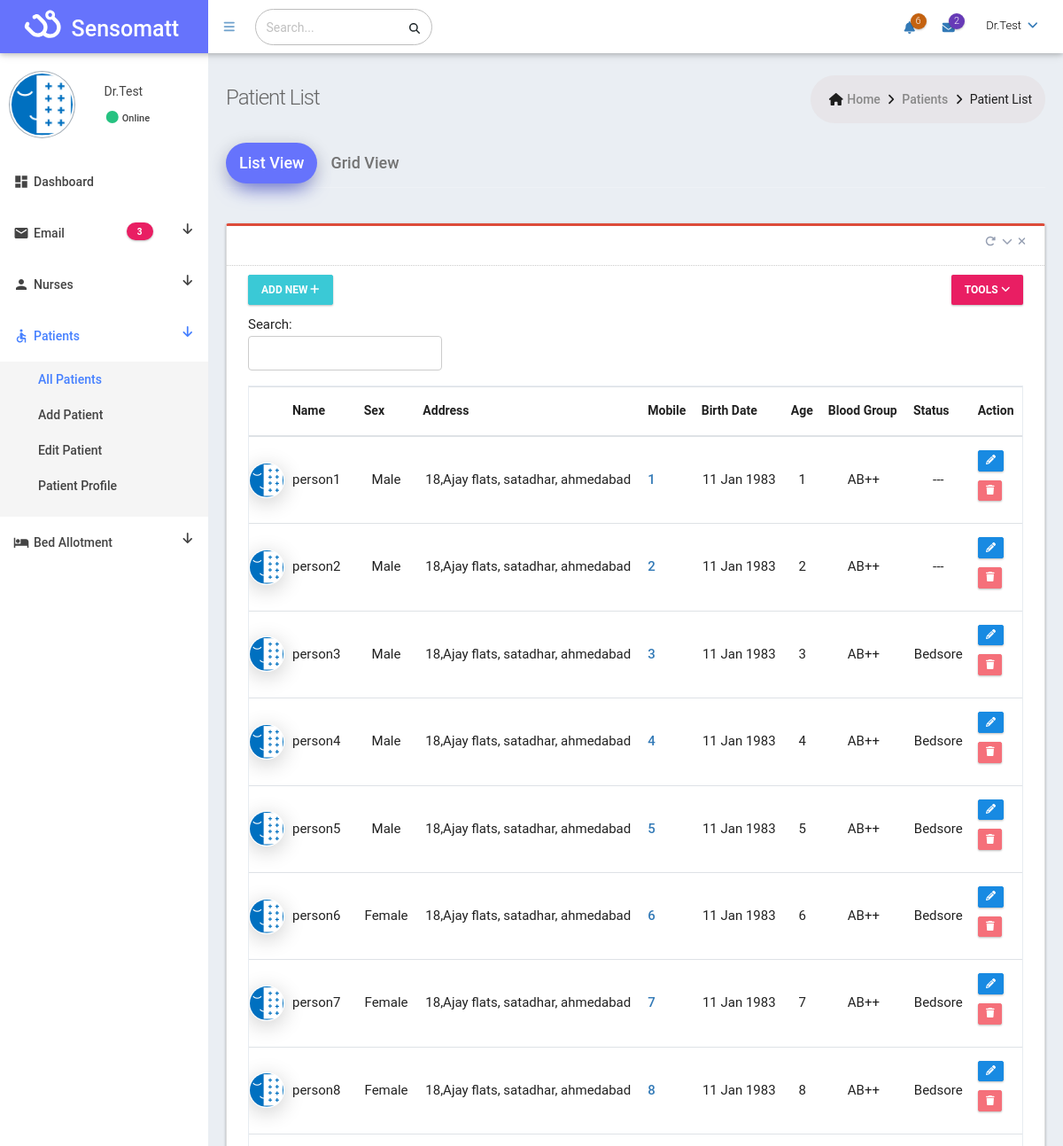
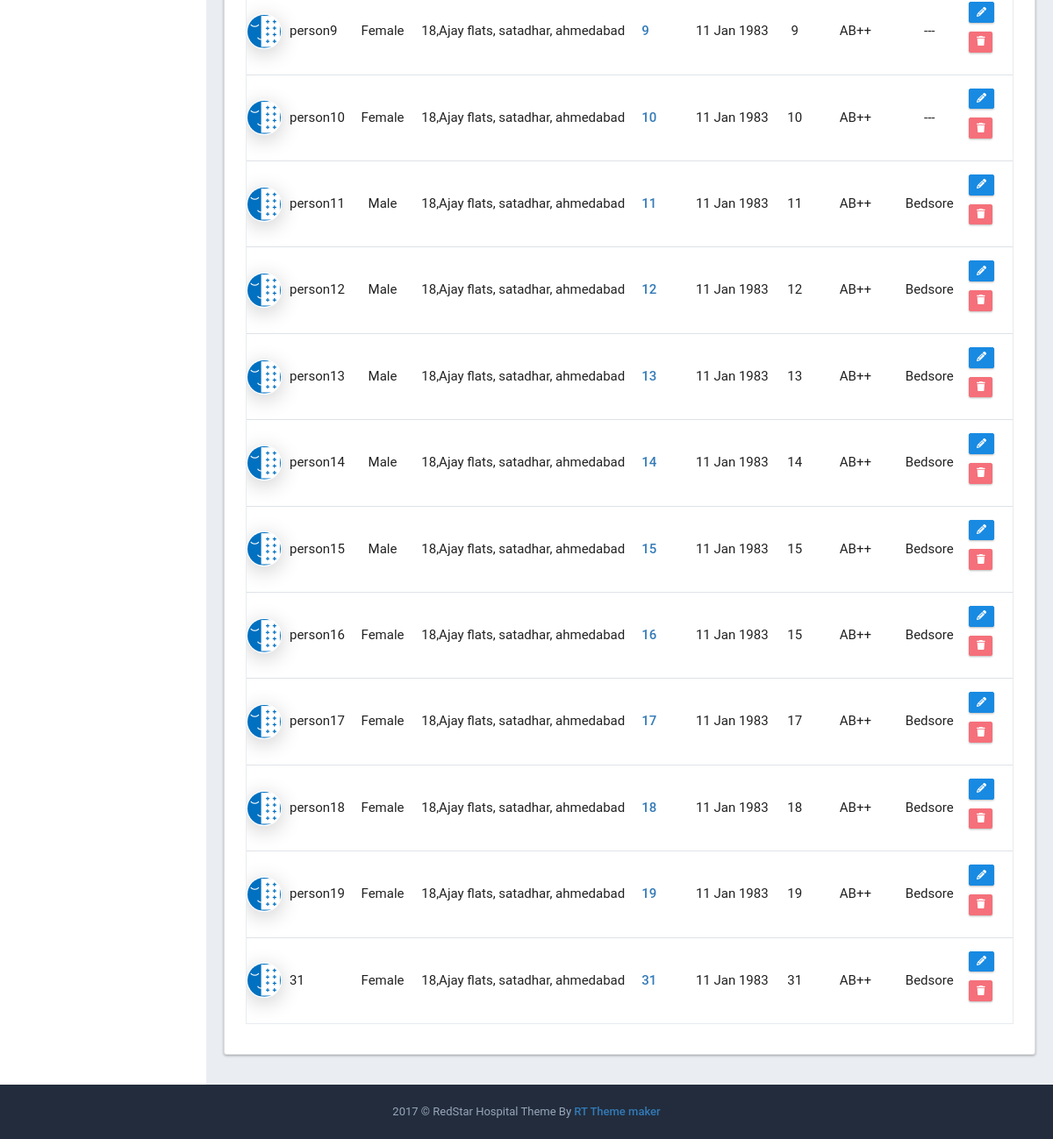
/panel/temp/all_patients/, run on the app's committed database (2 pictures, top to bottom).
### models/models.py (models this page shows, shortened)
class Bed(models.Model):
    number = models.IntegerField(null=False, blank=False)
    nurse = models.ForeignKey(Nurse, on_delete=models.SET_NULL, null=True)
    bedsore = models.ImageField(upload_to='bedsores', null=True, blank=True)

class Person(models.Model):
    name = models.CharField(max_length=50, null=False, blank=False)
    mobile = models.IntegerField(null=False, blank=False, unique=True)
    age = models.SmallIntegerField(null=False, blank=False)
    gender = models.CharField(max_length=1, choices=(('M', 'Male'), ('F', 'Female')), null=False)
    sickness = models.CharField(max_length=30, null=True, default="")
    bed = models.OneToOneField(Bed, on_delete=models.CASCADE, default=None, null=True)

### panel/views.py (the view)
# urls.py: path(r'temp/all_patients/', views.all_patients),
@csrf_protect
def all_patients(request):
    patients = []
    try:
        if request.method == "POST":
            data = request.POST.get('data')
            for i in Person.objects.filter(Q(name__contains=data) | Q(mobile__contains=data) | Q(age__contains=data)):
                patients.extend([(i.id, i.name, i.mobile, i.age, i.gender, i.sickness, i.bed)])
            return render(request, 'temp/all_patients.html', {'patients': patients, 'value': 'patients', 'search': 'true'})
        else:
            for i in Person.objects.all():
                patients.extend([(i.id, i.name, i.mobile, i.age, i.gender, i.sickness, i.bed)])
            return render(request, 'temp/all_patients.html', {'patients': patients, 'value': 'patients'})
    except Exception as e:
        return HttpResponse(e.args)

### panel/templates/temp/all_patients.html (shortened to what this page needs)
{% load static %}
<!DOCTYPE html>
<html lang="en" dir="ltr">
    <head>
        <link href="{% static 'css/temp/simple-line-icons.min.css' %}" rel="stylesheet" type="text/css">
        <link rel="stylesheet" href="{% static 'css/fontawesome/css/all.css' %}">
        <link href="{% static 'css/temp/bootstrap.min.css' %}" rel="stylesheet" type="text/css">
        <link rel="stylesheet" href="{% static 'material.min.css' %}">
        <link rel="stylesheet" href="{% static 'material_style.css' %}">
        <link href="{% static 'css/temp/theme_style.css' %}" rel="stylesheet" id="rt_style_components" type="text/css">
        <link href="{% static 'css/temp/plugins.min.css' %}" rel="stylesheet" type="text/css">
        <link href="{% static 'css/temp/style.css' %}" rel="stylesheet" type="text/css">
        <link href="{% static 'css/temp/responsive.css' %}" rel="stylesheet" type="text/css">
        <link href="{% static 'css/temp/theme-color.css' %}" rel="stylesheet" type="text/css">
    </head>
    <body class="page-header-fixed sidemenu-closed-hidelogo page-content-white page-md header-white white-sidebar-color logo-indigo">
    	<div class="page-wrapper">
    		<div class="page-header navbar navbar-fixed-top">
    			<div class="page-header-inner ">
    				<div class="page-logo">
    					<a href="index">
    						<span class="fas fa-stethoscope logo-icon" style="transform: rotate(-45deg);"></span>
    						<span class="logo-default">Sensomatt</span> </a>
    				</div>
    				<ul class="nav navbar-nav navbar-left in">
    					<li><a href="#" class="menu-toggler sidebar-toggler"><i class="fas fa-bars"></i></a></li>
    				</ul>
    				<form class="search-form-opened" action="#" method="GET">
    					<div class="input-group">
    						<input type="text" class="form-control" placeholder="Search..." name="query">
    						<span class="input-group-btn">
    							<a href="javascript:;" class="btn submit">
    								<i class="fas fa-search"></i>
    							</a>
    						</span>
    					</div>
    				</form>
    				<div class="top-menu">
    					<ul class="nav navbar-nav float-right">
    						<li class="dropdown dropdown-extended dropdown-notification" id="header_notification_bar">
    							<a href="javascript:;" class="dropdown-toggle" data-toggle="dropdown" data-hover="dropdown" data-close-others="true">
    								<i class="fas fa-bell"></i>
    								<span class="badge headerBadgeColor1"> 6 </span>
    							</a>
    						</li>
    						<li class="dropdown dropdown-extended dropdown-inbox" id="header_inbox_bar">
    							<a href="javascript:;" class="dropdown-toggle" data-toggle="dropdown" data-hover="dropdown" data-close-others="true">
    								<i class="fas fa-envelope"></i>
    								<span class="badge headerBadgeColor2"> 2 </span>
    							</a>
    						</li>
    						<li class="dropdown dropdown-user">
    							<a href="javascript:;" class="dropdown-toggle" data-toggle="dropdown" data-hover="dropdown" data-close-others="true">
    								<span class="username username-hide-on-mobile"> Dr.Test </span>
    								<i class="fas fa-angle-down"></i>
    							</a>
    						</li>
    					</ul>
    				</div>
    			</div>
    		</div>
    		<div class="page-container">
                <div class="sidebar-container">
    				<div class="sidemenu-container navbar-collapse collapse fixed-menu">
    					<div id="remove-scroll" class="left-sidemenu">
                            <ul class="sidemenu  page-header-fixed slimscroll-style" data-keep-expanded="false"
    							data-auto-scroll="true" data-slide-speed="200" style="padding-top: 20px">
    							<li class="sidebar-user-panel">
    								<div class="user-panel">
    									<div class="image float-left">
    										<img src="{% static 'img/logo.png' %}" class="img-circle user-img-circle" alt="User Image" />
    									</div>
    									<div class="info float-right">
    										<p> Dr.Test</p>
    										<a href="#"><i class="fa fa-circle user-online"></i><span class="txtOnline">
    												Online</span></a>
    									</div>
    								</div>
    							</li>
    							<li class="nav-item ">
    								<a href="/panel/temp/index" class="nav-link nav-toggle">
    									<i class="material-icons">dashboard</i>
    									<span class="title">Dashboard</span>
    								</a>
    							</li>
    							<li class="nav-item">
    								<a href="" class="nav-link nav-toggle">
    									<i class="material-icons">email</i>
    									<span class="title">Email</span>
    									<span class="fas fa-arrow-down float-right"></span>
    									<span class="label label-rouded label-menu deepPink-bgcolor">3</span>
    								</a>
    							</li>
    							<li class="nav-item ">
    								<a href="" class="nav-link nav-toggle"> <i class="material-icons">person</i>
    									<span class="title">Nurses</span>
                                        <span class="fas fa-arrow-down float-right"></span>
    								</a>
    							</li>
    							<li class="nav-item open active ">
    								<a href="#" class="nav-link nav-toggle"> <i class="material-icons">accessible</i>
    									<span class="title">Patients</span>
                                        <span class="fas fa-arrow-down float-right"></span>
    								</a>
    								<ul class="sub-menu">
    									<li class="nav-item open ">
    										<a href="/panel/temp/all_patients" class="nav-link "> <span class="title">All
    												Patients</span>
    										</a>
    									</li>
    									<li class="nav-item  ">
    										<a href="/panel/temp/add_patient" class="nav-link "> <span class="title">Add
    												Patient</span>
    										</a>
    									</li>
    									<li class="nav-item  ">
    										<a href="/panel/temp/edit_patient" class="nav-link "> <span class="title">Edit
    												Patient</span>
    										</a>
    									</li>
    									<li class="nav-item  ">
    										<a href="/panel/temp/patient_profile" class="nav-link "> <span class="title">Patient
    												Profile</span>
    										</a>
    									</li>
    								</ul>
    							</li>
    							<li class="nav-item  ">
    								<a href="#" class="nav-link nav-toggle"> <i class="material-icons">hotel</i>
    									<span class="title">Bed Allotment</span>
                                        <span class="fas fa-arrow-down float-right"></span>
    								</a>
    							</li>
    						</ul>
    					</div>
    				</div>
    			</div>
                <div class="page-content-wrapper">
    				<div class="page-content">
    					<div class="page-bar">
    						<div class="page-title-breadcrumb">
    							<div class=" float-left">
    								<div class="page-title">Patient List</div>
    							</div>
    							<ol class="breadcrumb page-breadcrumb float-right">
    								<li><i class="fa fa-home"></i>&nbsp;<a class="parent-item"
    										href="index">Home</a>&nbsp;<i class="fa fa-angle-right"></i>
    								</li>
    								<li><a class="parent-item" href="">Patients</a>&nbsp;<i class="fa fa-angle-right"></i>
    								</li>
    								<li class="active">Patient List</li>
    							</ol>
    						</div>
    					</div>
    					<div class="row">
    						<div class="col-md-12">
    							<div class="tabbable-line">
    								<ul class="nav customtab nav-tabs" role="tablist">
    									<li class="nav-item"><a href="#tab1" class="nav-link active" data-toggle="tab">List
    											View</a></li>
    									<li class="nav-item"><a href="#tab2" class="nav-link" data-toggle="tab">Grid
    											View</a></li>
    								</ul>
    								<div class="tab-content">
    									<div class="tab-pane active fontawesome-demo" id="tab1">
    										<div class="row">
    											<div class="col-md-12">
    												<div class="card card-topline-red">
    													<div class="card-head">
    														<header></header>
    														<div class="tools">
    															<a class="fas fa-redo-alt btn-color box-refresh"
    																href="javascript:;"></a>
    															<a class="t-collapse btn-color fa fa-chevron-down"
    																href="javascript:;"></a>
    															<a class="t-close btn-color fa fa-times"
    																href="javascript:;"></a>
    														</div>
    													</div>
    													<div class="card-body ">
    														<div class="row">
    															<div class="col-md-6 col-sm-6 col-xs-6">
    																<div class="btn-group">
    																	<a href="add_patient" id="addRow"
    																		class="btn btn-info">
    																		Add New <i class="fa fa-plus"></i>
    																	</a>
    																</div>
    															</div>
    															<div class="col-md-6 col-sm-6 col-xs-6">
    																<div class="btn-group float-right">
    																	<a class="btn deepPink-bgcolor  btn-outline dropdown-toggle"
    																		data-toggle="dropdown">Tools
    																		<i class="fa fa-angle-down"></i>
    																	</a>
    																</div>
    															</div>
    														</div>
                                                            <div class="row">
                                                                <div class="col-sm-12 col-md-12">
                                                                    <div id="example4_filter" class="dataTables_filter">
                                                                        <form action="" method="post">{% csrf_token %}
                                                                            <label>Search:<input type="search" name="data" class="form-control form-control-sm" placeholder="" aria-controls="example4"></label>
                                                                        </form>
                                                                    </div>
                                                                </div>
                                                            </div>
    														<div class="table-scrollable">
    															<table
    																class="table table-hover table-checkable order-column full-width"
    																id="example4">
                                                                    <thead>
    																	<tr>
    																		<th></th>
    																		<th> Name </th>
    																		<th> Sex </th>
    																		<th> Address </th>
    																		<th> Mobile </th>
    																		<th> Birth Date </th>
    																		<th> Age </th>
    																		<th> Blood Group </th>
    																		<th> Status </th>
    																		<th> Action </th>
    																	</tr>
    																</thead>
    																<tbody>
                                                                        {% for i in patients %}
                                                                        <tr class="odd gradeX">
                                                                            <td class="patient-img">
                                                                                <img src="{% static 'img/logo.png' %}" alt="">
                                                                            </td>
                                                                            <td>{{ i.1 }}</td>
                                                                            <td class="center">
                                                                                {% if i.4 == 'F' %}
                                                                                  Female
                                                                                {% elif i.4 == 'M' %}
                                                                                  Male
                                                                                {% endif %}
                                                                            </td>
                                                                            <td class="center">18,Ajay flats, satadhar,
                                                                                ahmedabad</td>
                                                                            <td><a href="tel:{{ i.2 }}">
                                                                                    {{ i.2 }} </a></td>
                                                                            <td class="center">11 Jan 1983</td>
                                                                            <td class="center">{{ i.3 }}</td>
                                                                            <td class="center">AB++</td>
                                                                            <td class="center">{{ i.5 }}</td>
                                                                            <td>
                                                                                <a href="edit_patinet"
                                                                                    class="btn btn-primary btn-xs">
                                                                                    <i class="fa fa-pencil-alt"></i>
                                                                                </a>
                                                                                <br />
                                                                                <button class="btn btn-danger btn-xs">
                                                                                    <i class="fa fa-trash "></i>
                                                                                </button>
                                                                            </td>
                                                                        </tr>
                                                                        {% endfor %}
    																</tbody>
    															</table>
    														</div>
    													</div>
    												</div>
    											</div>
    										</div>
    									</div>
    								</div>
    							</div>
    						</div>
    					</div>
    				</div>
    			</div>
    		</div>
    		<div class="page-footer">
    			<div class="page-footer-inner"> 2017 © RedStar Hospital Theme By
    				<a href="mailto:redstartheme@gmail.com" target="_top" class="makerCss">RT Theme maker</a>
    			</div>
    		</div>
    	</div>
    </body>
</html>

### data on the page
Bed: name "person1", shows "Male", i "1", sickness "---"
Bed: name "person2", shows "Male", i "2", sickness "---"
Bed: name "person3", shows "Male", i "3", sickness "Bedsore"
Bed: name "person4", shows "Male", i "4", sickness "Bedsore"
Bed: name "person5", shows "Male", i "5", sickness "Bedsore"
Bed: name "person6", shows "Female", i "6", sickness "Bedsore"
Bed: name "person7", shows "Female", i "7", sickness "Bedsore"
Bed: name "person8", shows "Female", i "8", sickness "Bedsore"
Bed: name "person9", shows "Female", i "9", sickness "---"
Bed: name "person10", shows "Female", i "10", sickness "---"
Bed: name "person11", shows "Male", i "11", sickness "Bedsore"
Bed: name "person12", shows "Male", i "12", sickness "Bedsore"
Bed: name "person13", shows "Male", i "13", sickness "Bedsore"
Bed: name "person14", shows "Male", i "14", sickness "Bedsore"
Bed: name "person15", shows "Male", i "15", sickness "Bedsore"
Bed: name "person16", shows "Female", i "16", i "15", sickness "Bedsore"
Bed: name "person17", shows "Female", i "17", sickness "Bedsore"
Bed: name "person18", shows "Female", i "18", sickness "Bedsore"
Bed: name "person19", shows "Female", i "19", sickness "Bedsore"
Person: name "31", sickness "Bedsore"

### other printed values
{{ i.2 }} "31"
{{ i.3 }} "31"
